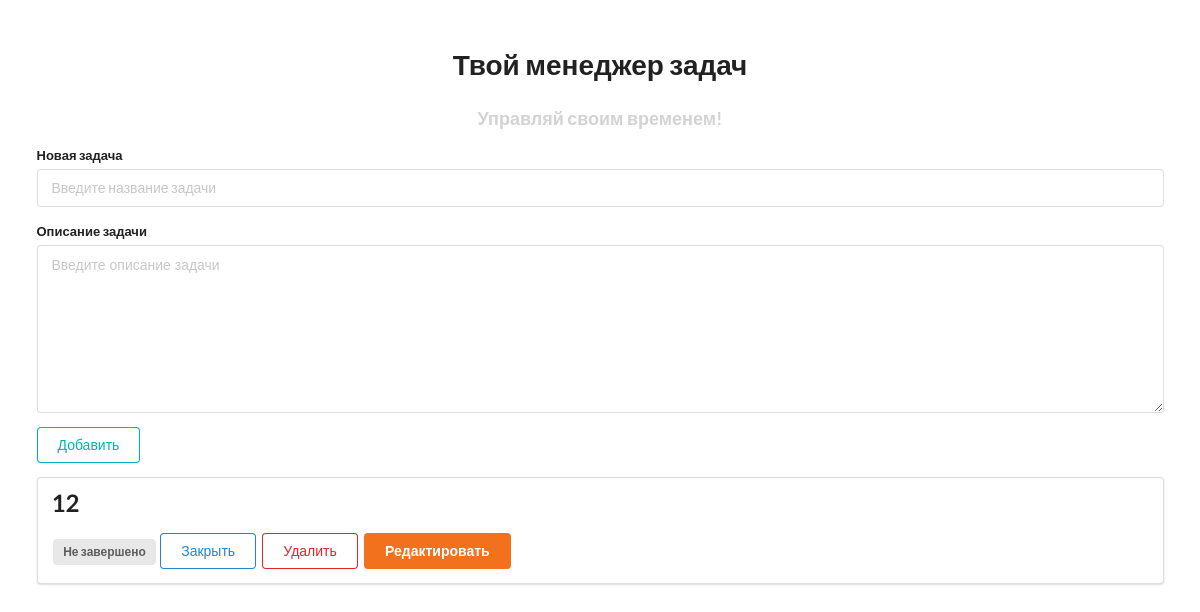
Before: / with the older database file.
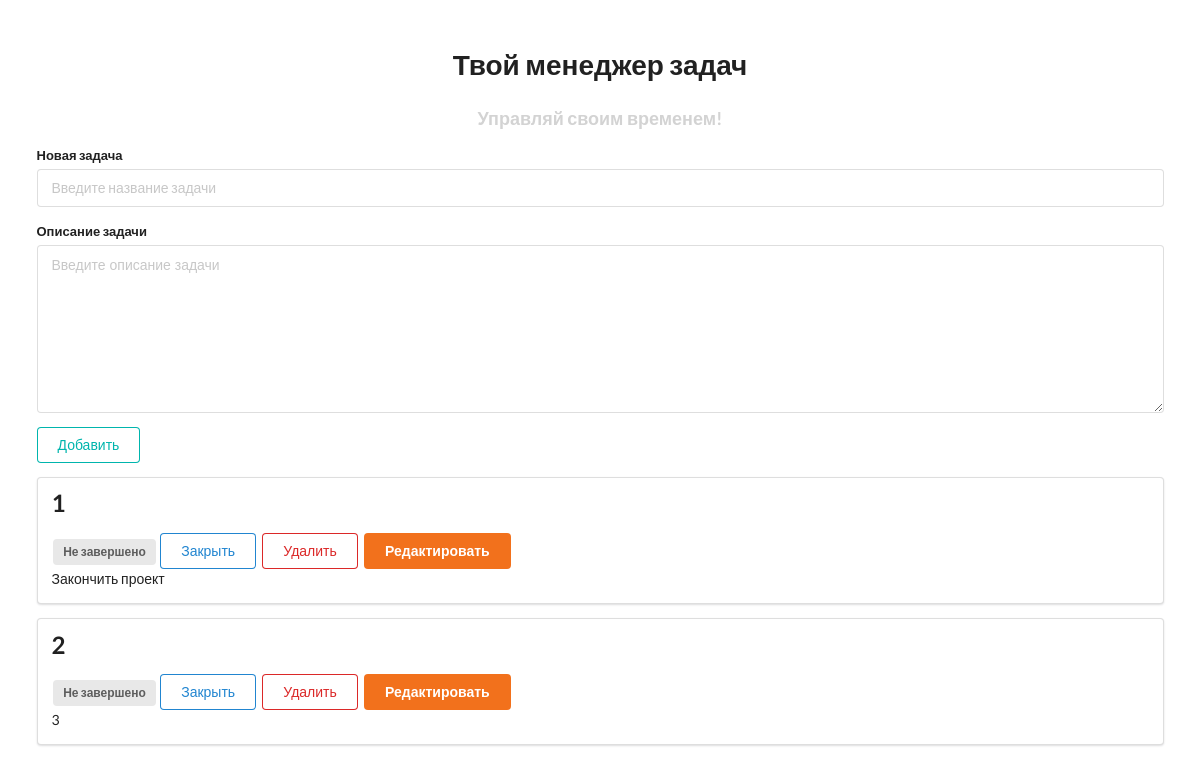
After: the same page with the newer database file.
### todolist/models.py (models this page shows, shortened)
class ToDo(models.Model):
    title = models.CharField('Название задания', max_length=500)
    description = models.TextField('Описание задания', max_length=500)
    completed = models.BooleanField('Завершено', default=False)
    class Meta:
        verbose_name = 'Задание'
        verbose_name_plural = 'Задания'

### todolist/views.py (the view)
# urls.py: path('', views.index, name='index'),
def index(request):
    todos = ToDo.objects.all()
    return render(request, 'todoapp/index.html', {'todo_list': todos, 'title': 'Главная страница'})

### templates/todoapp/index.html (shortened to what this page needs)
{% extends 'todoapp/layout.html' %}
{% block content %}
<div style="margin-top: 50px;" class="ui container">
    <h1 class="ui center aligned header">Твой менеджер задач</h1>
    <h3 class="test_style">Управляй своим временем!</h3>
    <form class="ui form" action="{% url 'add' %}" method="post">
        <div class="field">
            <label>Новая задача</label>
            <input type="text" name="title" placeholder="Введите название задачи">
        </div>
        <div class="field">
            <label>Описание задачи</label>
            <textarea name="description" placeholder="Введите описание задачи"></textarea>
        </div>
         <button class="ui teal basic button" type="submit">Добавить</button>
    </form>
    {% for todo in todo_list %}
    <div class="ui segment">
        <h2 class="ui header">{{ todo.title }}</h2>
        {% if todo.completed %}
            <span class="ui green label">Завершено</span>
        {% else %}
            <span class="ui gray label">Не завершено</span>
        {% endif %}
        <a class="ui primary basic button" href="{% url 'update' todo_id=todo.id %}">
            {% if todo.completed %}
                Открыть
            {% else %}
                Закрыть
            {% endif %}
        </a>
        <a class="ui negative basic button" href="{% url 'delete' todo_id=todo.id %}">Удалить</a>
        <a class="ui orange button" href="{% url 'edit' todo_id=todo.id %}">Редактировать</a>
        {% if todo.description %}
            <p>{{ todo.description }}</p>
        {% endif %}
    </div>
    {% endfor %}
</div>
{% endblock content %}

### templates/todoapp/layout.html (shortened to what this page needs)
<!doctype html>
{% load static %}
<html lang="ru">
<head>
    <link rel="stylesheet" href="https://cdn.jsdelivr.net/npm/semantic-ui@2.4.2/dist/semantic.min.css">
    <link rel="stylesheet" href="{% static 'todolist/css/style.css' %}">
</head>
<body>
{% block content %}
{% endblock content %}
</body>
</html>

### todolist/static/todolist/css/style.css (style rules this page uses)
.test_style { text-align: center; color: lightgrey; }

Changed rows visible on the page:
removed ToDo: title "12", completed "Не завершено"
added ToDo: title "1", completed "Не завершено", description "Закончить проект"
added ToDo: title "2", completed "Не завершено", description "3"
